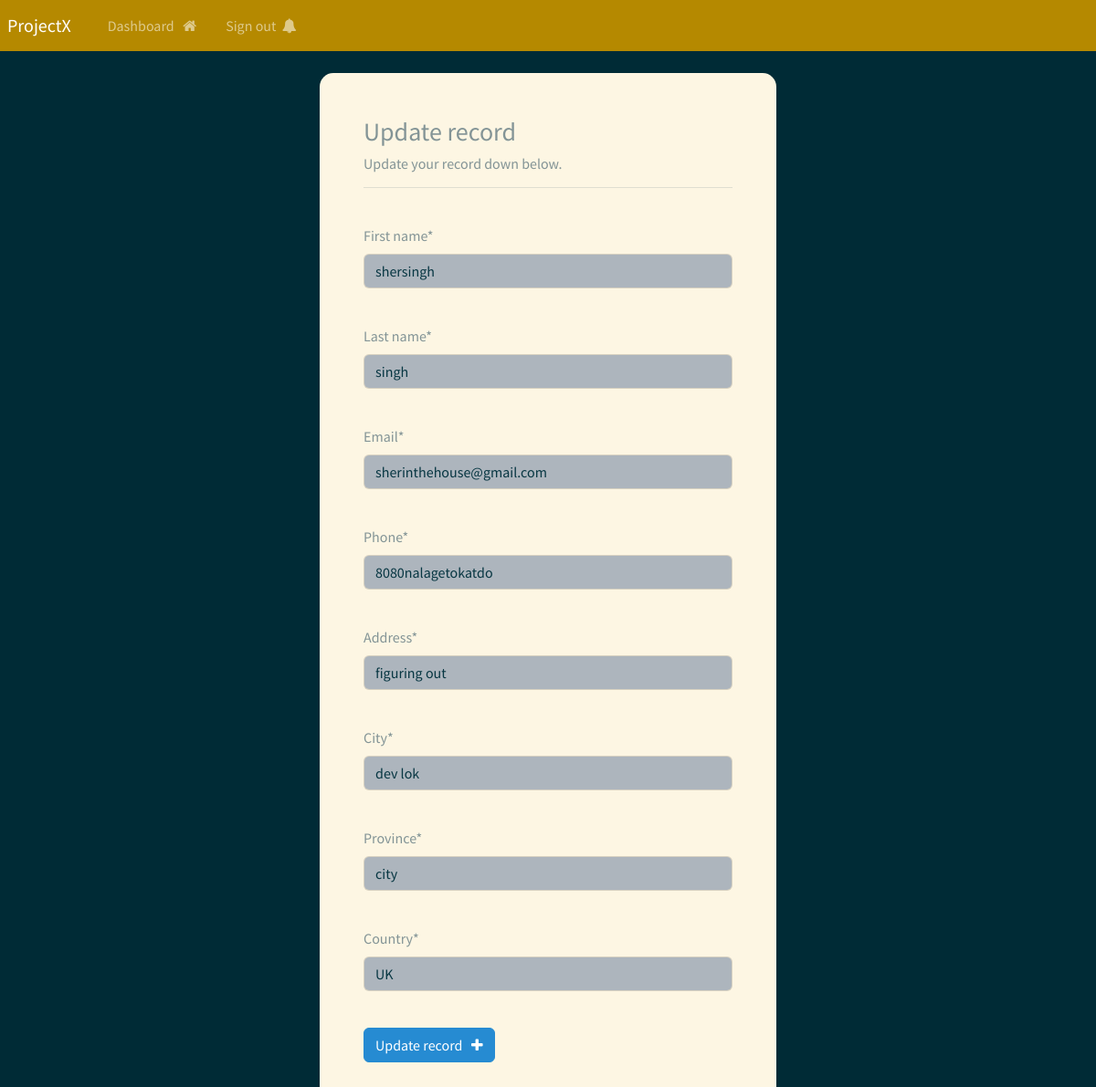
Screenshot of /update-record/4 (signed in) with the database file from the repository.
### webapp/models.py (models this page shows, shortened)
class Record(models.Model):
    creation_date = models.DateTimeField(auto_now_add=True)
    first_name = models.CharField(max_length=100)
    last_name = models.CharField(max_length=100)
    email = models.CharField(max_length=255)
    phone = models.CharField(max_length=20)
    address = models.CharField(max_length=300)
    city = models.CharField(max_length=255)
    province = models.CharField(max_length=200)
    country = models.CharField(max_length=125)

### webapp/views.py (the view)
# urls.py: path('update-record/<int:pk>', views.update_record, name='update-record'),
@login_required(login_url='my-login')
def update_record(request, pk):
    record = Record.objects.get(id=pk)
    form = UpdateRecordForm(instance=record)
    if request.method == 'POST':
        form = UpdateRecordForm(request.POST, instance=record)
        if form.is_valid():
            form.save()
            messages.success(request, "Your record was updated!")
            return redirect("dashboard")
    context = {'form':form}
    return render(request, 'webapp/update-record.html', context=context)

### webapp/forms.py
class UpdateRecordForm(forms.ModelForm):
    class Meta:
        model = Record
        fields = ['first_name', 'last_name', 'email', 'phone', 'address', 'city', 'province', 'country']

### webapp/templates/webapp/update-record.html (shortened to what this page needs)
{% extends 'webapp/base.html' %}
{% load crispy_forms_tags %}
{% block content %}
<body>
    <div class="container bg-light shadow-md p-5 form-layout">
        <h3> Update record </h3>
        <h6> Update your record down below. </h6>
        <hr>
        <br>
        <form method="POST" autocomplete="off">
            {{form.first_name|as_crispy_field}}
            <br>
            {{form.last_name|as_crispy_field}}
            <br>
            {{form.email|as_crispy_field}}
            <br>
            {{form.phone|as_crispy_field}}
            <br>
            {{form.address|as_crispy_field}}
            <br>
            {{form.city|as_crispy_field}}
            <br>
            {{form.province|as_crispy_field}}
            <br>
            {{form.country|as_crispy_field}}
            <br>
            <button type="submit" class="btn btn-info"> Update record &nbsp; <i class="fa fa-plus" aria-hidden="true"></i>
            </button>
        </form>
    </div>
    <br>
</body>
{% endblock %}

### webapp/static/css/styles.css (style rules this page uses)
.form-layout { border-radius: 15px; width: 500px; }

### rows the page displays
Record: first_name "shersingh", last_name "singh", email "sherinthehouse@gmail.com", phone "8080nalagetokatdo", address "figuring out", city "dev lok", province "city", country "UK"
